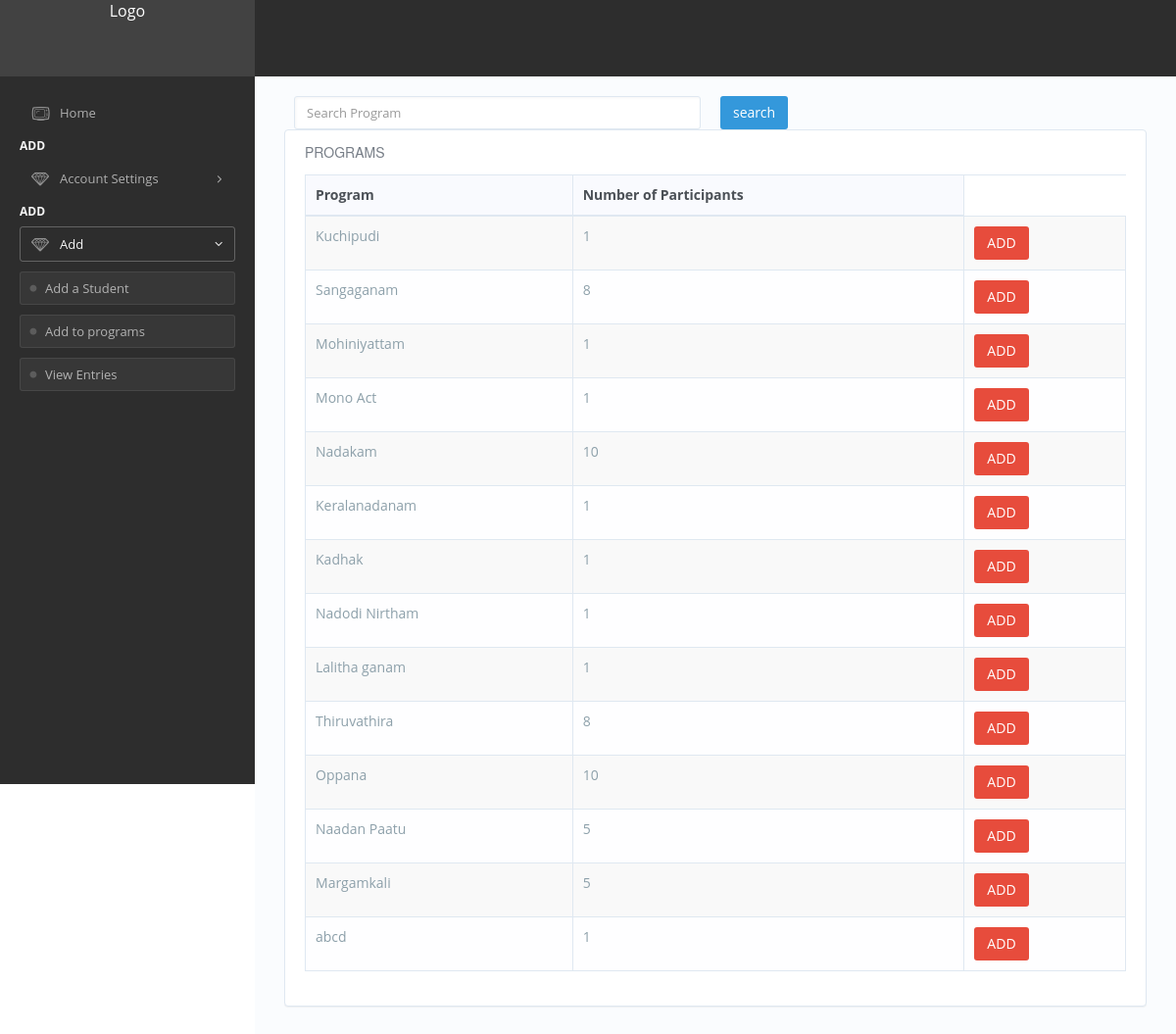
The page /school/addprogram.php (signed in) on the database its author committed.
### tables this page shows
CREATE TABLE IF NOT EXISTS `program` (
  `Program_id` int(3) NOT NULL AUTO_INCREMENT,
  `Program_type` varchar(50) NOT NULL,
  `Program` varchar(50) NOT NULL,
  `Number_of_participants` int(11) NOT NULL,
  `Stage` int(2) DEFAULT NULL,
  `start` longtext,
  `end` longtext,
  `st_size` int(11) NOT NULL,
  `time_limit` int(11) NOT NULL,
  `total_time` int(11) DEFAULT NULL,
  `total_no` int(11) DEFAULT NULL,
  `ststate` int(11) NOT NULL DEFAULT '0',
  `mstatus` int(11) NOT NULL DEFAULT '0',
  PRIMARY KEY (`Program_id`)
);

### includes/connection.php (called while the page is built, shortened)
<?php
	class Database extends Exception {
		private $host = 'localhost';
		private $username = 'root';
		private $password = '';
		private $db = 'ytf';
		private $dbn;
		public function connect() {
			try {
				$dsn = 'mysql:host=' . $this->host . ';dbname=' . $this->db;
				$this->dbn = new PDO($dsn, $this->username, $this->password);
				$this->dbn->setAttribute(PDO::ATTR_ERRMODE, PDO::ERRMODE_EXCEPTION);
				$this->dbn->setAttribute(PDO::ATTR_EMULATE_PREPARES, false);
				return true;
			} catch( PDOException $e ) {
				echo 'ERROR: ' . $e->getMessage();
			}
		}
		public function display( $sql, $array = NULL ) {
			try {
				$stmnt = $this->dbn->prepare($sql);
				$stmnt->execute( $array );
				return $istrue = $stmnt->fetchAll();
			}  catch (PDOException $e) {
			   echo "Error: " . $e->getMessage() . "<br />\n";
			}
		}
	}
?>

### school/addprogram.php (the view, shortened to what this page needs)
<?php
include_once('header.php');
$db=new Database();
?>
<?php
  $sql='SELECT p.*, s.Name as pstage_name FROM program p left join stage s on p.stage=s.Stage_Number';
$result=$db->display($sql);
$search = null;
?>
 <form align="center"   method="POST">
<div class="row">
        <div class="col-md-8">
                <div class="form-group">
                    <div class="col-sm-9">
                        <input type="text" style="width: 100%;" name="search" class="form-control" id="" value="<?php  echo $search; ?>" placeholder="Search Program">
                    </div>
                    <div class="col-md-3" style="text-align: left;">
                        <button class="btn btn-info" name="searchz">search</button>
                    </div>
                </div>
            </div>
            </div>
  </div>
    <div class="panel">
<div class="panel-body">
<h3 class="title-hero">
    Programs
</h3>
<div class="example-box-wrapper">
<table id="datatable-row-highligh" class="table table-striped table-bordered" cellspacing="0" width="100%">
<thead>
<tr>
    <th>Program</th>
     <th>Number of Participants</th>
</tr>
</thead>
<tbody>
    <?php
     foreach($result as $value) {?>
<tr>
    <td><?php echo $value['Program']; ?></td>
     <td><?php echo $value['Number_of_participants']; ?></td>
    <td><a href ="level.php?program_id=<?php echo $value['Program_id']; ?>" class="btn btn-danger">ADD</a> </td>
</tr>
<?php
     }
    ?>
</tbody>
</table>
</div>
</div>
</div>
<?php include_once('../footer.php');  ?>

### rows shown on the page
program: Program "Kuchipudi", Number_of_participants "1"
program: Program "Sangaganam", Number_of_participants "8"
program: Program "Mohiniyattam", Number_of_participants "1"
program: Program "Mono Act", Number_of_participants "1"
program: Program "Nadakam", Number_of_participants "10"
program: Program "Keralanadanam", Number_of_participants "1"
program: Program "Kadhak", Number_of_participants "1"
program: Program "Nadodi Nirtham", Number_of_participants "1"
program: Program "Lalitha ganam", Number_of_participants "1"
program: Program "Thiruvathira", Number_of_participants "8"
program: Program "Oppana", Number_of_participants "10"
program: Program "Naadan Paatu", Number_of_participants "5"
program: Program "Margamkali", Number_of_participants "5"
program: Program "abcd", Number_of_participants "1"
